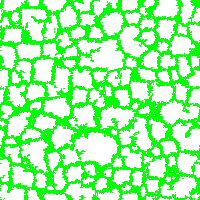
#> input picture Analysis/Snap_1.0_1.0_500.0_0.1_1.0_0.3_0.3.png, 200 x 200 px
$ python get-num-domains.py ../../Snap_1.0_1.0_500.0_0.1_1.0_0.3_0.3.png 100 ../../Snap_4.0_1.0_10.0_0.1_1.0_0.3_0.3.png
#> lines starting #> are read from the running program, lines starting #| are printed output that depends on the picture; after the words box and inside, x2 and y2 are one past the last pixel; in counts of white or black regions, pixels touching at a corner belong together
import skimage as ski
from skimage.morphology import medial_axis
from skimage.morphology import convex_hull_image
from skimage import measure

import matplotlib.pyplot as plt
import numpy as np
from PIL import Image
import PIL.ImageOps
from random import uniform
from scipy import ndimage
import pandas as pd

from skimage import morphology
from skan import Skeleton, summarize
from skan import draw

import sys
import re

# Settings from command line
inFile = sys.argv[1]
minSize = int( sys.argv[2] )
who = sys.argv[3]


outFileString = inFile
while '/' in outFileString :
	outFileString = re.sub(r'^.*?/', '', outFileString)


filename =inFile


def distance_from_uniform(seq): # measure how much a distribution differs from a uniform distribution
    array = np.array(seq)
    summe = sum(seq)
    avg = summe/len(seq)
    absdevarray = abs(array-avg)
    summe2 = sum(absdevarray)
    if summe > 0 :
    	return summe2/summe
    else:
    	return np.nan

def analyze_image(image):

    (dimx, dimy) = image.shape

    for i in range(0, 10):
      image = ski.morphology.erosion(image)
      # Dilate one pixel
      image = ski.morphology.dilation(image)

    skel, distance =  medial_axis(image, return_distance=True)
    # keep only the distances (local width) on the skeleton
    dist_on_skel = distance * skel

	# Keep only the non zero values, invert to have highest values first
    sort_px_list = np.sort(dist_on_skel.ravel())
    nonzero_pixels = sort_px_list[sort_px_list > 0]
    nonzero_pixels = nonzero_pixels[::-1]
    mean_n_width = np.mean(nonzero_pixels)

    # Label the connected components
    labeled_image, num_labels = ndimage.label(binary_image)

    # Get properties of labeled regions
    regions = measure.regionprops(labeled_image)

    lacunaenumber = 0

    for i, region in enumerate(regions, start=1):
        # Get the coordinates of the centroid of the region
        y, x = region.centroid
        bb = region.bbox
        # Draw the area of the domain on the image
        if region.area > minSize and bb[0]>0 and bb[2]<dimx and bb[1]>0 and bb[3]<dimy:
     #      ax2.text(x, y, str(region.area), color='white')
           lacunaenumber += 1

    # Determine skeleton and analyze network using skan library
    #print(type(image))
    skeleton0 = morphology.skeletonize(~image)
    branch_data = summarize(Skeleton(skeleton0), separator = '-')
    branch_data = branch_data.rename(columns={"branch-type": "branchtype"})
    branch_data = branch_data.rename(columns={"branch-distance": "branchdistance"})
    branch_data.drop(branch_data[branch_data.branchtype != 2].index, inplace=True) # drop branches that are not from junction to junction
    branch_data.drop(branch_data[branch_data.branchdistance < 5.].index, inplace=True) # drop small branches

    # find direction of the branch
    branch_data['angle'] = np.arctan2(branch_data['image-coord-src-1']-branch_data['image-coord-dst-1'], branch_data['image-coord-src-0']-branch_data['image-coord-dst-0'])
    branch_data['angle'] = branch_data['angle'].astype('float')
    import warnings
    with warnings.catch_warnings(action="ignore"):
        branch_data.loc[branch_data['angle']<0.] = branch_data.loc[branch_data['angle']<0.] + np.pi
    #print(branch_data['angle'])
    total_network_length = branch_data['branchdistance'].sum()
    number_of_branches = branch_data.shape[0]

    # branch_data['angle'].hist(bins=20)

    hist = np.histogram(branch_data['angle'], bins=20)
    frequencies = hist[0]
    anisotropy = distance_from_uniform(frequencies)

    return mean_n_width, lacunaenumber, total_network_length, number_of_branches, anisotropy


# Read image data with PIL  (Python Imaging Library)
image = Image.open(filename)
#> image is the input picture: PIL image 200x200 RGB; mean R, G, B 162.8, 255, 162.8

# Turn image to array
image = np.array(image)

binary_image = image

# Binarise the image and turn in 2d
if image.ndim > 2 :
	binary_image = image[:,:,0] > 0
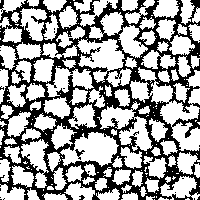
#> binary_image: shape (200, 200) bool; 63.8% white; 24 black regions (22 under 20 px), largest, box (x1, y1, x2, y2) and area: (0, 0, 200, 200) 14358, (75, 149, 85, 160) 40


mean_n_width, Nr, total_network_length, number_of_branches, anisotropy = analyze_image( binary_image )
#> the loop in analyze_image, `for i in range(0, 10):` made 10 passes
#> pass 1, in analyze_image, `image = ski.morphology.dilation(image)`:
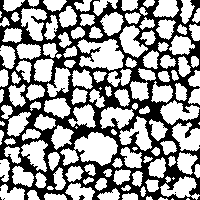
#> image: shape (200, 200) bool; 60.3% white; 11 black regions (9 under 20 px), largest, box (x1, y1, x2, y2) and area: (0, 0, 200, 200) 15821, (79, 195, 85, 200) 20
#> in analyze_image, `skel, distance =  medial_axis(image, return_distance=True)`:
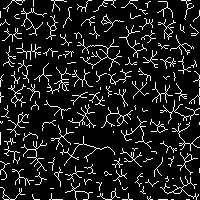
#> skel: shape (200, 200) bool; 11.2% white in thin lines or dots
#> in analyze_image, `skel, distance =  medial_axis(image, return_distance=True)`:
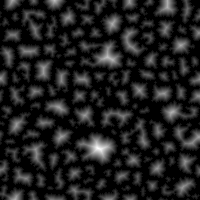
#> distance: shape (200, 200) float64; min 0, max 13.34, mean 1.66; drawn with min black and max white
#> in analyze_image, `dist_on_skel = distance * skel`:
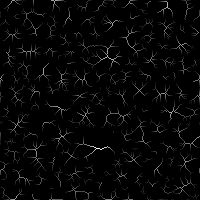
#> dist_on_skel: shape (200, 200) float64; min 0, max 13.34, mean 0.36; drawn with min black and max white
#> in analyze_image, `nonzero_pixels = sort_px_list[sort_px_list > 0]`: nonzero_pixels = 4478 values from 1 to 13.34
#> in analyze_image, `nonzero_pixels = nonzero_pixels[::-1]`: nonzero_pixels = 4478 values, max 13.34 at index 0, min 1 at index 3833, mean 3.22
#> in analyze_image, `mean_n_width = np.mean(nonzero_pixels)`: mean_n_width = 3.22
#> in analyze_image, `labeled_image, num_labels = ndimage.label(binary_image)`:
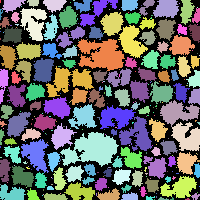
#> labeled_image: shape (200, 200) int32; 300 distinct labels, from 0 to 299; one colour per label, 0 black
#> in analyze_image, `labeled_image, num_labels = ndimage.label(binary_image)`: num_labels = 299
#> in analyze_image, `regions = measure.regionprops(labeled_image)`: regions = 299 regions; largest, box (x1, y1, x2, y2) and area: (60, 132, 119, 167) 1215, (77, 39, 125, 71) 1031, (46, 66, 94, 97) 721, (119, 116, 152, 151) 592, (160, 100, 200, 127) 577
#> the loop in analyze_image, `for i, region in enumerate(regions, start=1):` made 299 passes
#> (y, x, bb) on passes 1 to 12: (1, 0, (0, 0, 3, 1)), (4.47, 11.79, (0, 2, 13, 26)), (2.4, 32.97, (0, 27, 7, 39)), (4.28, 54.03, (0, 43, 13, 67)), (0, 73.5, (0, 73, 1, 75)), (5.36, 82.88, (0, 74, 13, 92)), (11.09, 96.18, (0, 80, 27, 118)), (4.59, 129, (0, 121, 11, 138)), (6.16, 146, (0, 139, 16, 155)), (8.35, 166.1, (0, 153, 18, 179)), (10.74, 186.2, (0, 180, 25, 195)), (2, 70, (2, 70, 3, 71))
#> (y, x) on passes 62, 68, 70, 73, 76, 81: (54.43, 101.1), (50.66, 28.15), (50.17, 50.54), (51.82, 70.23), (59.57, 150.6), (61.17, 167)
#> after the loop in analyze_image, `for i, region in enumerate(regions, start=1):`: lacunaenumber = 62
#> in analyze_image, `skeleton0 = morphology.skeletonize(~image)`:
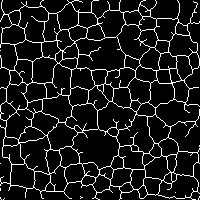
#> skeleton0: shape (200, 200) bool; 10.3% white in thin lines or dots
#> (the run stopped early here; a loop or call above may not have finished)

$ run again, on Analysis/Snap_4.0_1.0_1000.0_0.1_1.0_0.3_0.3.png
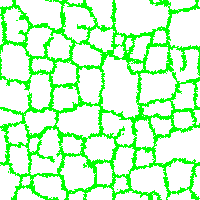
#> input picture Analysis/Snap_4.0_1.0_1000.0_0.1_1.0_0.3_0.3.png, 200 x 200 px
#> image is the input picture: PIL image 200x200 RGB; mean R, G, B 196.2, 255, 196.2
#> binary_image: shape (200, 200) bool; 76.9% white; 7 black regions (6 under 20 px), largest, box (x1, y1, x2, y2) and area: (0, 0, 200, 200) 9207
#> skel: shape (200, 200) bool; 11.7% white in thin lines or dots
#> in analyze_image, `nonzero_pixels = sort_px_list[sort_px_list > 0]`: nonzero_pixels = 4672 values from 1 to 18.68
#> in analyze_image, `nonzero_pixels = nonzero_pixels[::-1]`: nonzero_pixels = 4672 values, max 18.68 at index 0, min 1 at index 4199, mean 5.04
#> mean_n_width = 5.04
#> in analyze_image, `labeled_image, num_labels = ndimage.label(binary_image)`:
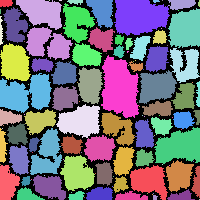
#> labeled_image: shape (200, 200) int32; 132 distinct labels, from 0 to 131; one colour per label, 0 black
#> num_labels = 131
#> regions = 131 regions; largest, box (x1, y1, x2, y2) and area: (101, 55, 139, 118) 1721, (114, 0, 170, 36) 1564, (0, 73, 52, 113) 1381, (154, 127, 200, 164) 1220, (168, 8, 200, 48) 1041
#> the loop in analyze_image, `for i, region in enumerate(regions, start=1):` made 131 passes
#> (y, x, bb) on passes 1 to 8: (2.8, 5.53, (0, 0, 7, 13)), (11.73, 41.71, (0, 16, 30, 62)), (0, 49, (0, 49, 1, 50)), (0, 60, (0, 59, 1, 62)), (1.35, 75.07, (0, 67, 5, 83)), (11.12, 101.6, (0, 86, 28, 113)), (16.24, 139.1, (0, 114, 36, 170)), (0.733, 155.6, (0, 153, 3, 160))
#> after the loop in analyze_image, `for i, region in enumerate(regions, start=1):`: lacunaenumber = 34
#> in analyze_image, `skeleton0 = morphology.skeletonize(~image)`:
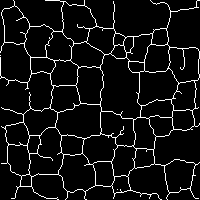
#> skeleton0: shape (200, 200) bool; 7.1% white in thin lines or dots

$ run again, on Analysis/Snap_4.0_1.0_257.5_0.1_1.0_0.3_0.3.png
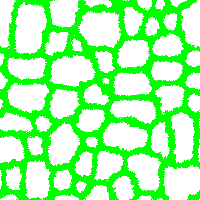
#> input picture Analysis/Snap_4.0_1.0_257.5_0.1_1.0_0.3_0.3.png, 200 x 200 px
#> image is the input picture: PIL image 200x200 RGB; mean R, G, B 160.5, 255, 160.5
#> binary_image: shape (200, 200) bool; 62.9% white; 4 black regions (2 under 20 px), largest, box (x1, y1, x2, y2) and area: (0, 0, 200, 200) 14746, (187, 190, 200, 200) 75
#> skel: shape (200, 200) bool; 8.1% white in thin lines or dots
#> in analyze_image, `nonzero_pixels = sort_px_list[sort_px_list > 0]`: nonzero_pixels = 3257 values from 1 to 17.2
#> in analyze_image, `nonzero_pixels = nonzero_pixels[::-1]`: nonzero_pixels = 3257 values, max 17.2 at index 0, min 1 at index 2936, mean 5.39
#> mean_n_width = 5.39
#> in analyze_image, `labeled_image, num_labels = ndimage.label(binary_image)`:
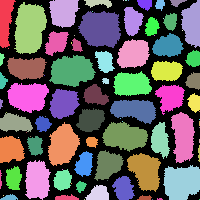
#> labeled_image: shape (200, 200) int32; 92 distinct labels, from 0 to 91; one colour per label, 0 black
#> num_labels = 91
#> regions = 91 regions; largest, box (x1, y1, x2, y2) and area: (14, 2, 47, 54) 1294, (78, 11, 121, 48) 1208, (49, 55, 96, 87) 1071, (163, 165, 200, 200) 1059, (102, 122, 148, 152) 949
#> the loop in analyze_image, `for i, region in enumerate(regions, start=1):` made 91 passes
#> (y, x, bb) on passes 1 to 8: (20.72, 5.09, (0, 0, 48, 16)), (11.99, 63.28, (0, 49, 28, 80)), (2.54, 97.98, (0, 84, 8, 112)), (0, 123, (0, 123, 1, 124)), (0, 125.5, (0, 125, 1, 127)), (0, 128, (0, 128, 1, 129)), (3.72, 144.8, (0, 137, 11, 152)), (4.13, 159.6, (0, 155, 11, 165))
#> after the loop in analyze_image, `for i, region in enumerate(regions, start=1):`: lacunaenumber = 31
#> in analyze_image, `skeleton0 = morphology.skeletonize(~image)`:
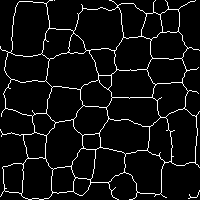
#> skeleton0: shape (200, 200) bool; 6.2% white in thin lines or dots

$ run again, on Analysis/Snap_4.0_1.0_500.0_0.0_1.0_0.3_0.3.png
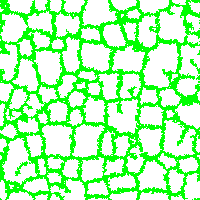
#> input picture Analysis/Snap_4.0_1.0_500.0_0.0_1.0_0.3_0.3.png, 200 x 200 px
#> image is the input picture: PIL image 200x200 RGB; mean R, G, B 175.5, 255, 175.5
#> binary_image: shape (200, 200) bool; 68.8% white; 14 black regions (11 under 20 px), largest, box (x1, y1, x2, y2) and area: (0, 0, 200, 200) 12315, (15, 161, 28, 176) 60, (190, 59, 200, 74) 46
#> skel: shape (200, 200) bool; 10.8% white in thin lines or dots
#> in analyze_image, `nonzero_pixels = sort_px_list[sort_px_list > 0]`: nonzero_pixels = 4327 values from 1 to 12.04
#> in analyze_image, `nonzero_pixels = nonzero_pixels[::-1]`: nonzero_pixels = 4327 values, max 12.04 at index 0, min 1 at index 3819, mean 3.97
#> mean_n_width = 3.97
#> labeled_image: shape (200, 200) int32; 186 distinct labels, from 0 to 185
#> num_labels = 185
#> regions = 185 regions; largest, box (x1, y1, x2, y2) and area: (143, 43, 179, 88) 1095, (2, 138, 37, 185) 913, (176, 44, 200, 97) 799, (163, 120, 196, 157) 791, (107, 99, 139, 134) 788
#> the loop in analyze_image, `for i, region in enumerate(regions, start=1):` made 185 passes
#> (y, x, bb) on passes 1 to 8: (5.4, 20.26, (0, 7, 14, 34)), (4.4, 40.29, (0, 35, 11, 48)), (5.13, 55.29, (0, 50, 13, 62)), (5.38, 73.1, (0, 63, 13, 85)), (12.53, 97.58, (0, 82, 26, 117)), (3.75, 123.2, (0, 111, 11, 137)), (5.14, 152.6, (0, 139, 14, 169)), (1.68, 179.2, (0, 172, 5, 186))
#> after the loop in analyze_image, `for i, region in enumerate(regions, start=1):`: lacunaenumber = 53
#> in analyze_image, `skeleton0 = morphology.skeletonize(~image)`:
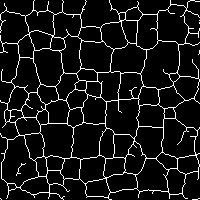
#> skeleton0: shape (200, 200) bool; 8.6% white in thin lines or dots
